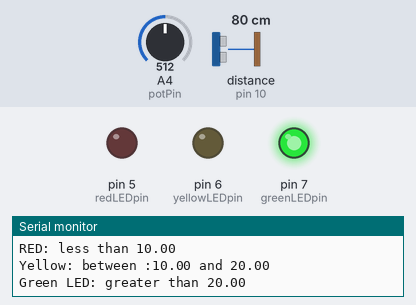
Recording of a sketch running on a simulated Arduino Uno, built with avr-gcc and run on an emulated ATmega328P. Shown: output pins drawn as LEDs (lit = HIGH), the last lines printed to the serial monitor. Wiring (inferred from the names in the program): ultrasonic range finder: trigger pin 11; echo pin 10. Inputs (shaded band) come from the test bench; at power-on: distance to the obstacle (sensor on pin 10) 80 cm, A4 (potPin) = 512. The echo pulse lasts 58.3 µs per cm; pins used as bus, display or sensor lines are not drawn.

Above: at 1.2 s.
1.3 s: distance to the obstacle (sensor on pin 10) set to 23 cm
2.8 s: distance to the obstacle (sensor on pin 10) set to 18 cm
At 3.5 s:
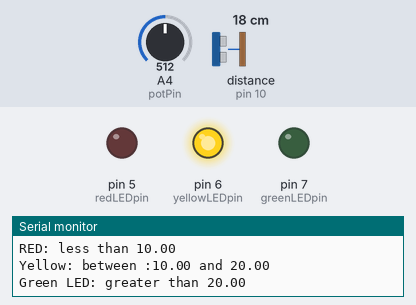
4.4 s: A4 (potPin) set to 1008
7.4 s: A4 (potPin) set to 1023
At 8.7 s:
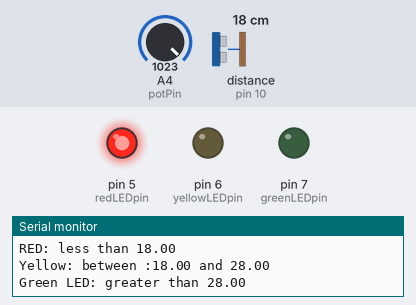
9.0 s: A4 (potPin) set to 900
At 9.7 s:
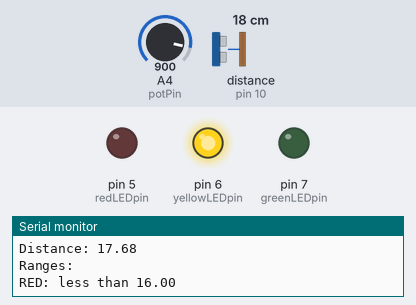
10.5 s: distance to the obstacle (sensor on pin 10) set to 23 cm
12.0 s: distance to the obstacle (sensor on pin 10) set to 30 cm
At 12.9 s:
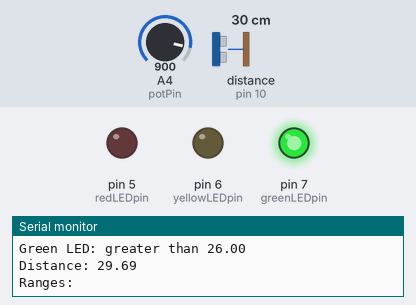
Timing chart, 0 to 14.6 s (numbered marks = the images above; inputs shaded):
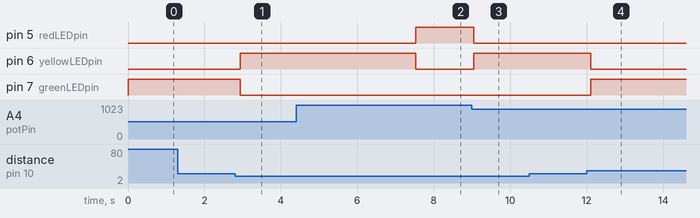

The sketch:

distance_based_warning_system_using_arduino1.ino
```cpp
// define echo pin and trigger pin
const int trigPin = 11;
const int echoPin = 10;

// define pins connected to LEDs
const int redLEDpin = 5;
const int greenLEDpin = 7;
const int yellowLEDpin = 6;
const int potPin = A4;
float duration, distance, potValue , adjustValue;

void setup() {
	pinMode(trigPin, OUTPUT);
	pinMode(echoPin, INPUT);
    pinMode(redLEDpin, OUTPUT);
    pinMode(greenLEDpin, OUTPUT);
    pinMode(yellowLEDpin, OUTPUT);
	Serial.begin(9600);
}

void loop() {
	digitalWrite(trigPin, LOW);
	delayMicroseconds(2);
	digitalWrite(trigPin, HIGH);
	delayMicroseconds(10);
	digitalWrite(trigPin, LOW);

  	duration = pulseIn(echoPin, HIGH);

 	distance = (duration*.0343)/2;

  	potValue = analogRead(potPin);
  	adjustValue = map(potValue, 0, 1023, -8,8);

    float thresholdOne = 10 + adjustValue;
  	float thresholdTwo = 20 + adjustValue;
    if (distance < 10 + adjustValue) {
    digitalWrite(redLEDpin, HIGH);
    digitalWrite(yellowLEDpin, LOW);
    digitalWrite(greenLEDpin, LOW);
  } else {
    if (distance <= 20 + adjustValue) {
      digitalWrite(redLEDpin, LOW);
      digitalWrite(yellowLEDpin, HIGH);
      digitalWrite(greenLEDpin, LOW);
    } else {
      digitalWrite(redLEDpin, LOW);
      digitalWrite(yellowLEDpin, LOW);
      digitalWrite(greenLEDpin, HIGH);
    }
  }

    Serial.print("Distance: ");
	Serial.println(distance);
  	Serial.println("Ranges: ");
  	Serial.print("RED: less than ");
  	Serial.println(thresholdOne);
  	Serial.print("Yellow: between :");
  	Serial.println(String(thresholdOne) + " and " + String(thresholdTwo));
  	Serial.print("Green LED: greater than ");
  	Serial.println(thresholdTwo);


	delay(100);
}
```

Measured:
- the behaviour switches between 21 and 20 cm on distance to the obstacle (sensor on pin 10) (found by bisection; images 0 and 1)
- the behaviour switches between 1022 and 1023 on A4 (potPin) (found by bisection; images 1 and 2)
- the behaviour switches between 26 and 27 cm on distance to the obstacle (sensor on pin 10) (found by bisection; images 3 and 4)
- after the input at 2.8 s, pin 6 (yellowLEDpin): LOW → HIGH after 0.14 s; pin 7 (greenLEDpin): HIGH → LOW after 0.14 s
- after the input at 7.4 s, pin 5 (redLEDpin): LOW → HIGH after 0.12 s; pin 6 (yellowLEDpin): HIGH → LOW after 0.12 s
- after the input at 9.0 s, pin 5 (redLEDpin): HIGH → LOW after 0.05 s; pin 6 (yellowLEDpin): LOW → HIGH after 0.05 s
- after the input at 12.0 s, pin 6 (yellowLEDpin): HIGH → LOW after 0.11 s; pin 7 (greenLEDpin): LOW → HIGH after 0.11 s
